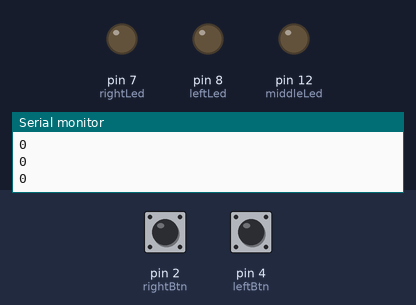
A sketch run on a simulated Arduino Uno, built with avr-gcc and run on an emulated ATmega328P. On the bench: output pins drawn as LEDs (lit = HIGH), the last lines printed to the serial monitor. The inputs (shaded band) are chosen by the test bench; at power-on: pin 2 (rightBtn) LOW, pin 4 (leftBtn) LOW.

Above: at 1.2 s.
1.3 s: pin 2 (rightBtn) pulled HIGH for 0.15 s
At 1.4 s:
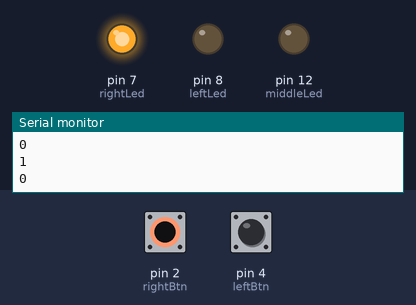
3.0 s: pin 4 (leftBtn) pulled HIGH for 0.15 s
At 3.1 s:
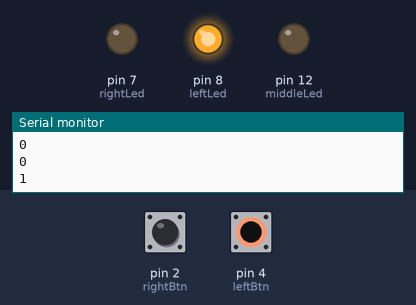
4.7 s: pin 4 (leftBtn) pulled HIGH for 3.2 s
At 8.9 s:
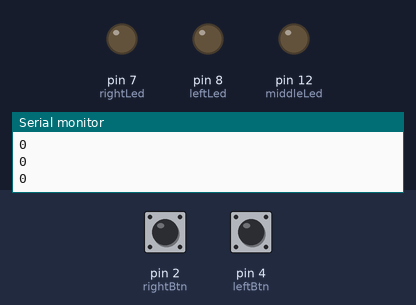
9.4 s: pin 2 (rightBtn) pulled HIGH for 3.2 s
At 10.2 s:
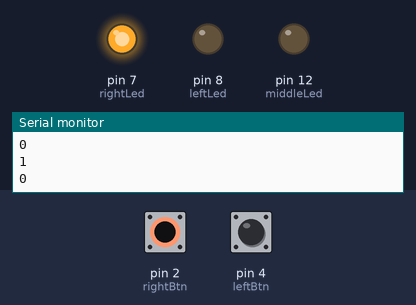
14.1 s: pin 2 (rightBtn) driven HIGH and pin 4 (leftBtn) driven HIGH
At 15.3 s:
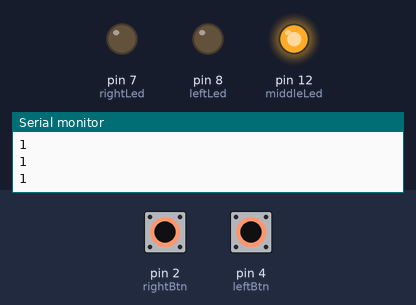
Timing chart, 0 to 16.6 s (numbered marks = the images above; inputs shaded):
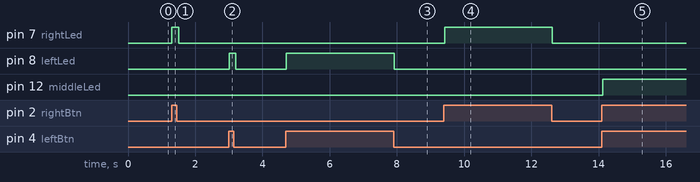

Measured:
- after the input at 1.3 s, pin 7 (rightLed): LOW → HIGH at once, → LOW 0.20 s later
- after the input at 3.0 s, pin 8 (leftLed): LOW → HIGH at once, → LOW 0.20 s later
- after the input at 4.7 s, pin 8 (leftLed): LOW → HIGH at once, → LOW 3.2 s later
- after the input at 9.4 s, pin 7 (rightLed): LOW → HIGH at once, → LOW 3.2 s later
- after the input at 14.1 s, pin 12 (middleLed): LOW → HIGH at once

The sketch:

ardu.ino
```cpp
// input
int rightBtn = 2;
int leftBtn = 4;
int isRightOn;
int isLeftOn;


// output
int rightLed = 7;
int leftLed = 8;
int middleLed = 12;

void setup() {
  Serial.begin(9600);
  pinMode(leftBtn, INPUT);
  pinMode(rightBtn, INPUT);
  pinMode(rightLed, OUTPUT);
  pinMode(leftLed, OUTPUT);
  pinMode(middleLed, OUTPUT);
}

void loop() {
  isRightOn = digitalRead(rightBtn);
  isLeftOn = digitalRead(leftBtn);
  Serial.println(isRightOn);
  Serial.println(isLeftOn);

  if(isRightOn && isLeftOn) {
    // only middleLed should be on
    digitalWrite(leftLed, LOW);
    digitalWrite(rightLed, LOW);
    digitalWrite(middleLed, HIGH);
  } else {
    // middleLed should be off, whilst one of the other two can eventualy be on.
    digitalWrite(middleLed, LOW);

    if(isRightOn) {
      digitalWrite(rightLed, HIGH);
    } else {
      digitalWrite(rightLed, LOW);
    }

    if(isLeftOn) {
      digitalWrite(leftLed, HIGH);
    } else {
      digitalWrite(leftLed, LOW);
    }
  }
  delay(100);
}
```
